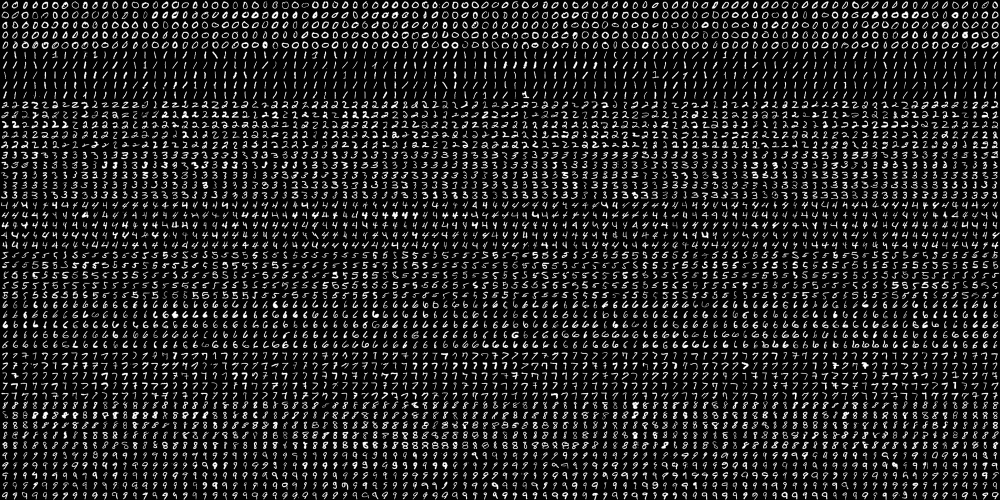
#> input picture _posts/graphics/digits.png, 2000 x 1000 px (shown at 1/2 size)
$ jupyter execute opencv_tutorial_06.ipynb
#> lines starting #> are read from the running program, lines starting #| are printed output that depends on the picture
<a href="https://colab.research.google.com/github/silverstar0727/study-/blob/master/opencv_tutorial_06.ipynb" target="_parent"></a>

## KNN Algorithm

[cell 1]
import cv2
import numpy as np
from matplotlib import pyplot as plt

# 각 데이터의 위치: 25 X 2 크기에 각각 0 ~ 100
trainData = np.random.randint(0, 100, (25, 2)).astype(np.float32)
# 각 데이터는 0 or 1
response = np.random.randint(0, 2, (25, 1)).astype(np.float32)

# 값이 0인 데이터를 각각 (x, y) 위치에 빨간색으로 칠합니다.
red = trainData[response.ravel() == 0]
plt.scatter(red[:, 0], red[:, 1], 80, 'r', '^')
# 값이 1인 데이터를 각각 (x, y) 위치에 파란색으로 칠합니다.
blue = trainData[response.ravel() == 1]
plt.scatter(blue[:, 0], blue[:, 1], 80, 'b', 's')

# (0 ~ 100, 0 ~ 100) 위치의 데이터를 하나 생성해 칠합니다.
newcomer = np.random.randint(0, 100, (1, 2)).astype(np.float32)
plt.scatter(newcomer[:, 0], newcomer[:, 1], 80, 'g', 'o')

knn = cv2.ml.KNearest_create()
knn.train(trainData, cv2.ml.ROW_SAMPLE, response)
ret, results, neighbours, dist = knn.findNearest(newcomer, 3)

# 가까운 3개를 찾고, 거리를 고려하여 자신을 정합니다.
print("result : ", results)
print("neighbours :", neighbours)
print("distance: ", dist)

plt.show()
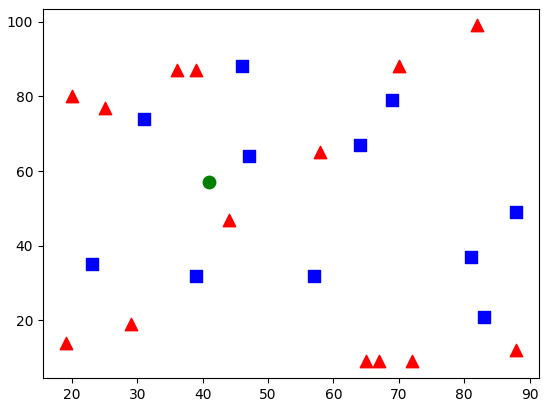
#> figure drawn by matplotlib, 1 panel

[cell 2]
from google.colab import files
uploaded = files.upload()
#> the answer given: digits.png

[cell 3]
import cv2
import numpy as np

img = cv2.imread('digits.png')
#> img is the input picture: shape (1000, 2000, 3); min 0, max 255, mean 33.8
gray = cv2.cvtColor(img, cv2.COLOR_BGR2GRAY)

# 세로로 50줄, 가로로 100줄로 사진을 나눕니다.
cells = [np.hsplit(row, 100) for row in np.vsplit(gray, 50)]
#> cells = 50 items
x = np.array(cells)

# 각 (20 X 20) 크기의 사진을 한 줄(1 X 400)으로 바꿉니다.
train = x[:, :].reshape(-1, 400).astype(np.float32)
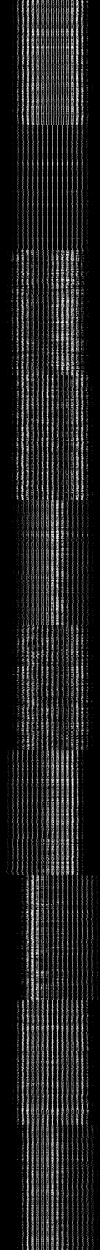
#> train: shape (5000, 400) float32 (shown at 1/4 size); min 0, max 255, mean 33.8

# 0이 500개, 1이 500개, ... 로 총 5,000개가 들어가는 (1 x 5000) 배열을 만듭니다.
k = np.arange(10)
train_labels = np.repeat(k, 500)[:, np.newaxis]

np.savez("trained.npz", train=train, train_labels=train_labels)

[cell 4]
import matplotlib.pyplot as plt

# 다음과 같이 하나씩 글자를 출력할 수 있습니다.
plt.imshow(cv2.cvtColor(x[0, 0], cv2.COLOR_GRAY2RGB))
plt.show()
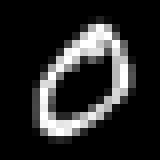
#> shown: shape (20, 20, 3) (shown 8 times larger); min 0, max 255, mean 40.1

# 다음과 같이 하나씩 글자를 저장할 수 있습니다.
cv2.imwrite('test_0.png', x[0, 0])
cv2.imwrite('test_1.png', x[5, 0])
cv2.imwrite('test_2.png', x[10, 0])
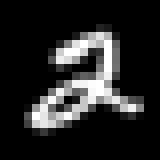
#> saved as test_2.png: shape (20, 20) (shown 8 times larger); min 0, max 255, mean 38.1
cv2.imwrite('test_3.png', x[15, 0])
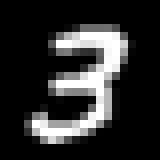
#> saved as test_3.png: shape (20, 20) (shown 8 times larger); min 0, max 255, mean 45.9
cv2.imwrite('test_4.png', x[20, 0])
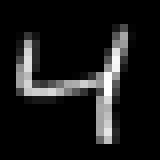
#> saved as test_4.png: shape (20, 20) (shown 8 times larger); min 0, max 255, mean 25.4
cv2.imwrite('test_5.png', x[25, 0])
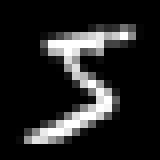
#> saved as test_5.png: shape (20, 20) (shown 8 times larger); min 0, max 255, mean 35.5
cv2.imwrite('test_6.png', x[30, 0])
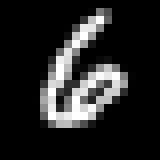
#> saved as test_6.png: shape (20, 20) (shown 8 times larger); min 0, max 255, mean 36.5
cv2.imwrite('test_7.png', x[35, 0])
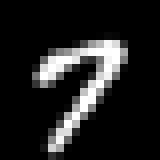
#> saved as test_7.png: shape (20, 20) (shown 8 times larger); min 0, max 255, mean 32.5
cv2.imwrite('test_8.png', x[40, 0])
cv2.imwrite('test_9.png', x[45, 0])
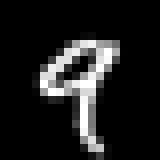
#> saved as test_9.png: shape (20, 20) (shown 8 times larger); min 0, max 255, mean 29.9
#> Out = True
